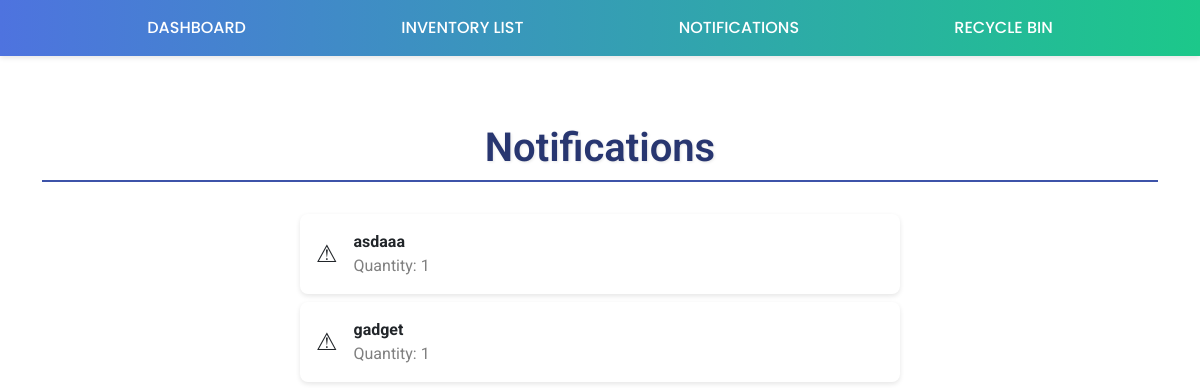
Page /notifications/ on the earlier database version.
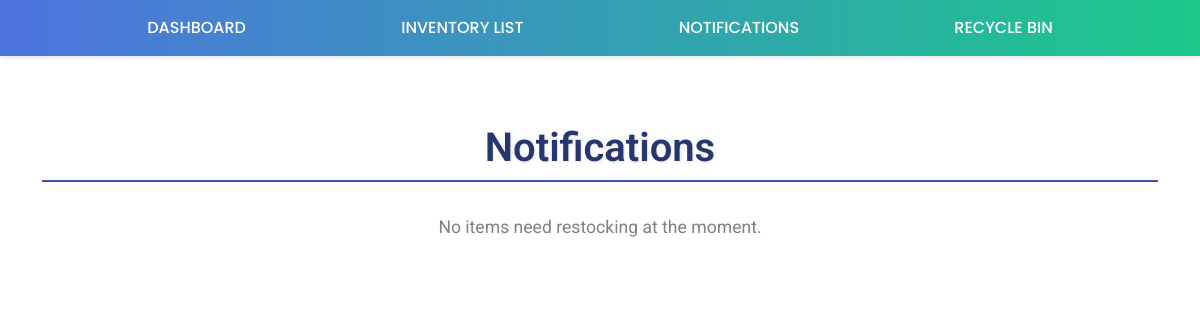
Same page on the later database version.
### sampleapp/models.py (models this page shows, shortened)
class Item(models.Model):
    name = models.CharField(max_length=100)
    description = models.TextField(blank=True, null=True)
    quantity = models.PositiveIntegerField()
    price = models.DecimalField(max_digits=10, decimal_places=2)
    added_on = models.DateTimeField(auto_now_add=True)
    modified_at = models.DateTimeField(auto_now=True)  # Automatically updated on change
    created_at = models.DateTimeField(auto_now_add=True)
    is_deleted = models.BooleanField(default=False)  # Soft delete flag

### sampleproject/views.py (the view)
# urls.py: path('notifications/', notifications, name='notifications'),
def notifications(request):
    notifications = Item.objects.filter(is_deleted=False, quantity__lt=10)  # Low stock, not deleted
    return render(request, 'notifications.html', {'notifications': notifications})

### sampleapp/templates/notifications.html (shortened to what this page needs)
{% extends 'base.html' %}
{% block content %}
<div class="main-content">
        <h1 class="page-title">Notifications</h1>
    <div class="notification-container" style="margin: 2rem auto; max-width: 600px;">
        {% if notifications %}
            {% for item in notifications %}
                <a href="{% url 'edit_item' item.id %}"
                   class="notification {% if item.quantity <= 0 %}out-of-stock{% else %}low-stock{% endif %}"
                   style="display: flex; align-items: center; margin: 0.5rem 0; padding: 1rem; border-radius: 8px;
                          box-shadow: 0 2px 5px rgba(0,0,0,0.1); text-decoration: none; color: inherit;">
                    <div style="font-size: 1.5rem; margin-right: 1rem;">&#9888;</div>
                    <div>
                        <strong>{{ item.name }}</strong>
                        <p style="margin: 0; color: gray;">Quantity: {{ item.quantity }}</p>
                    </div>
                </a>
            {% endfor %}
        {% else %}
            <p style="text-align: center; font-size: 1.1em; color: gray;">No items need restocking at the moment.</p>
        {% endif %}
    </div>
</div>
{% endblock %}

Differences in the rows shown:
removed Item: name "asdaaa", quantity "1"
removed Item: name "gadget", quantity "1"
Other differences:
text now shown: "No items need restocking at the moment."
